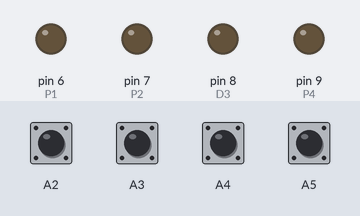
Simulated run of this sketch. Board: Arduino Uno, built with avr-gcc and run on an emulated ATmega328P. On the bench: output pins drawn as LEDs (lit = HIGH). The inputs (shaded band) are chosen by the test bench; at power-on: A2–5 HIGH. Pins used as bus, display or sensor lines are not drawn.

Above: at 1.2 s.
1.3 s: A2 pulled LOW for 0.15 s
At 1.37 s:
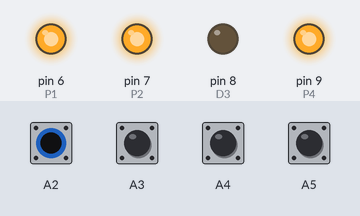
2.9 s: A3 pulled LOW for 0.15 s
At 2.97 s:
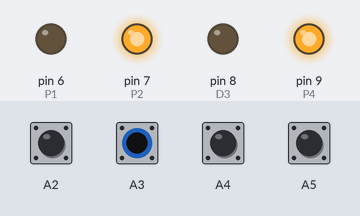
4.5 s: A4 pulled LOW for 0.15 s
At 4.57 s:
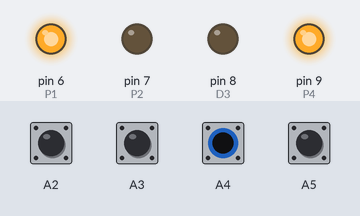
6.1 s: A5 pulled LOW for 0.15 s
At 6.17 s:
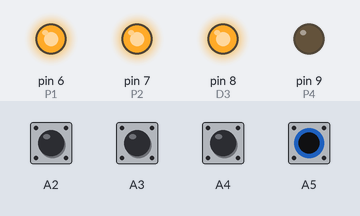
7.7 s: A2 driven LOW and A3 driven LOW
At 8.4 s:
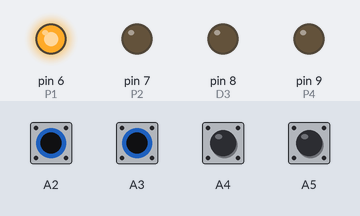
9.2 s: A4 pulled LOW for 1 s
At 9.5 s:
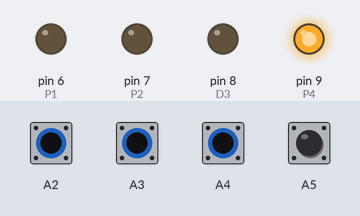
Timing chart, 0 to 12.2 s (numbered marks = the images above; inputs shaded):
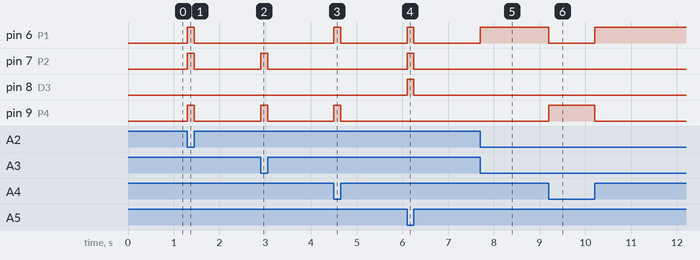

Measured:
- after the input at 1.3 s, pin 6 (P1), pin 7 (P2), pin 9 (P4): LOW → HIGH at once, → LOW 0.15 s later
- after the input at 2.9 s, pin 7 (P2), pin 9 (P4): LOW → HIGH at once, → LOW 0.15 s later
- after the input at 4.5 s, pin 6 (P1), pin 9 (P4): LOW → HIGH at once, → LOW 0.15 s later
- after the input at 6.1 s, pin 6 (P1), pin 7 (P2), pin 8 (D3): LOW → HIGH at once, → LOW 0.15 s later
- after the input at 7.7 s, pin 6 (P1): LOW → HIGH at once
- after the input at 9.2 s, pin 6 (P1): HIGH → LOW at once, → HIGH 1.0 s later; pin 9 (P4): LOW → HIGH at once, → LOW 1.0 s later

The sketch:

HMMG74CODE_thinkercad.ino
```cpp
//https://www.tinkercad.com/things/1oSJFG0z4AH

#define P1 6
#define P2 7
#define D3 8
#define P4 9
#define D5 10
#define D6 11
#define D7 12

int dato3;
int dato5;
int dato6;
int dato7;
int paridad1;
int paridad2;
int paridad4;

void setup()
{
  pinMode(P1, OUTPUT);
  pinMode(P2, OUTPUT);
  pinMode(D3, OUTPUT);
  pinMode(P4, OUTPUT);
  pinMode(D5, OUTPUT);
  pinMode(D6, OUTPUT);
  pinMode(D7, OUTPUT);
  pinMode(A2, INPUT_PULLUP);
  pinMode(A3, INPUT_PULLUP);
  pinMode(A4, INPUT_PULLUP);
  pinMode(A5, INPUT_PULLUP);


}

void loop()
{

  dato7=digitalRead(A2);
  dato6=digitalRead(A3);
  dato5=digitalRead(A4);
  dato3=digitalRead(A5);

  paridad1=(dato3+dato5+dato7)%2;
  paridad2=(dato3+dato6+dato7)%2;
  paridad4=(dato5+dato6+dato7)%2;

  ledsOnOff(12,dato7);
  ledsOnOff(11,dato6);
  ledsOnOff(10,dato5);
  ledsOnOff(9,paridad4);
  ledsOnOff(8,dato3);
  ledsOnOff(7,paridad2);
  ledsOnOff(6,paridad1);

}

int ledsOnOff(int pin,int estadoLed)
{
switch(estadoLed)
  {
  case 0:
    digitalWrite(pin,HIGH);
    break;
  case 1:
    digitalWrite(pin,LOW);
    break;
  }
}
```
